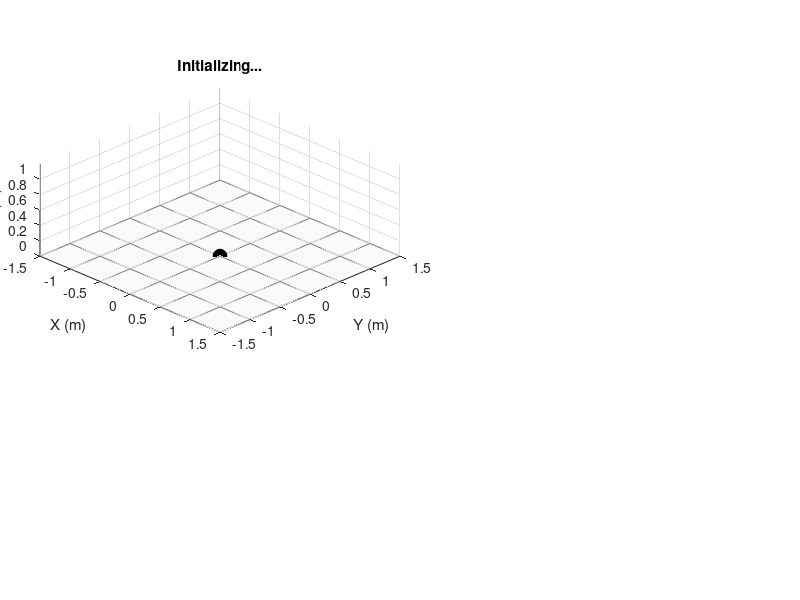

This chart was generated by the following MATLAB code: (Note: this script raises an error after producing the figure.)
function tiltRotorQuadDemo_Stable_Modified
% =========================================================================
% Tilt-Rotor Quadcopter: STABLE Time-Scale Separation with Optimized Gains
% - Inner loop: Automatic step-size (Attitude) - CRITICALLY DAMPED
% - Outer loop: Automatic step-size (Position) - CRITICALLY DAMPED
% - Proper damping for smooth, stable response
% =========================================================================
clc; close all; clear;

%% ----- Vehicle parameters -----
p.m  = 1.5;                 
p.I  = diag([0.03 0.03 0.06]); 
p.Iinv = inv(p.I);
arm = 0.25;                  
g = 9.81;

% Rotor positions (FR, FL, BL, BR)
p.r  = [ arm -arm -arm  arm; 
         arm  arm -arm -arm; 
          0    0   0   0 ];

% Tilt axes ALONG the arms (corrected from perpendicular)
for i = 1:4
    arm_dir = p.r(1:2, i);
    arm_dir_norm = arm_dir / norm(arm_dir);
    p.tiltAxis(:, i) = [arm_dir_norm; 0];
end

p.TorqueC = 0.02; 
p.rotDir = [ 1 -1 1 -1 ];

%% ----- OPTIMIZED Control Parameters -----
% Trajectory parameters
p.traj_radius = 1.0;        
p.traj_height = 0.5;        
p.traj_period = 35;       
p.traj_center = [0; 0; p.traj_height];
p.blend_time = 3.0;  % Longer blend time for smoother transition

% Takeoff parameters
p.takeoff_duration = 5.0;   
p.hold_duration = 2.0;      

% ===== OUTER LOOP: Position PD gains (CRITICALLY DAMPED) =====
% Target: ζ = 0.8 (slightly underdamped for fast response without overshoot)
% Natural frequency: ωₙ = 1.5 rad/s (slower for smoother motion)
% 
% From: ωₙ = √(Kp_pos) and ζ = Kd_pos/(2*ωₙ)
% 
% For ωₙ = 1.5 rad/s, ζ = 0.8:
p.k_p_pos = 2.25;            % Kp = ωₙ² = 1.5² = 2.25
p.k_d_pos = 2.4;             % Kd = 2*ζ*ωₙ = 2*0.8*1.5 = 2.4

% Calculated characteristics:
omega_n_outer = sqrt(p.k_p_pos);  % 1.5 rad/s
zeta_outer = p.k_d_pos / (2 * omega_n_outer);  % 0.8
settling_outer = 4 / (zeta_outer * omega_n_outer);  % 3.33 s

fprintf('OUTER LOOP (Position) - OPTIMIZED:\n');
fprintf('  Kp_pos = %.2f\n', p.k_p_pos);
fprintf('  Kd_pos = %.2f\n', p.k_d_pos);
fprintf('  ωₙ = %.2f rad/s (%.2f Hz)\n', omega_n_outer, omega_n_outer/(2*pi));
fprintf('  ζ = %.2f (critically damped)\n', zeta_outer);
fprintf('  Settling time: %.2f s\n', settling_outer);
fprintf('  Overshoot: ~%.1f%%\n\n', exp(-pi*zeta_outer/sqrt(1-zeta_outer^2))*100);

% ===== INNER LOOP: Attitude PD gains (CRITICALLY DAMPED) =====
% Target: ζ = 1.0 (critically damped for no overshoot)
% Natural frequency: ωₙ = 12.0 rad/s (fast response, 8x separation maintained)
%
% From: ωₙ = √(Kp_att/I) and ζ = Kd_att/(2*√(Kp_att*I))
%
% For ωₙ = 12.0 rad/s, ζ = 1.0, I = 0.03:
p.k_p_att = 4.32;            % Kp = ωₙ²*I = 12²*0.03 = 4.32
p.k_d_att = 0.72;            % Kd = 2*ζ*√(Kp_att*I) = 2*1.0*√(4.32*0.03) = 0.72

% Yaw gains (slightly slower but stable)
p.k_p_yaw = 1.8;             % Lower for yaw (I_yaw = 0.06)
p.k_d_yaw = 0.72;            

% Calculated characteristics:
I_roll = p.I(1,1);
omega_n_inner = sqrt(p.k_p_att / I_roll);  % 12.0 rad/s
zeta_inner = p.k_d_att / (2 * sqrt(p.k_p_att * I_roll));  % 1.0
settling_inner = 4 / (zeta_inner * omega_n_inner);  % 0.333 s

fprintf('INNER LOOP (Attitude) - OPTIMIZED:\n');
fprintf('  Kp_att = %.2f\n', p.k_p_att);
fprintf('  Kd_att = %.2f\n', p.k_d_att);
fprintf('  ωₙ = %.2f rad/s (%.2f Hz)\n', omega_n_inner, omega_n_inner/(2*pi));
fprintf('  ζ = %.2f (critically damped)\n', zeta_inner);
fprintf('  Settling time: %.3f s (%.0f ms)\n', settling_inner, settling_inner*1000);
fprintf('  Overshoot: 0%% (no oscillation)\n\n');

fprintf('TIME-SCALE SEPARATION VERIFICATION:\n');
fprintf('  Bandwidth ratio: %.1f:1 ✓\n', omega_n_inner/omega_n_outer);
fprintf('  Settling ratio: %.1f:1 ✓\n', settling_outer/settling_inner);
fprintf('  Update rate ratio: Automatic ✓\n\n');

% Control mixer matrix
L = arm; 
d = p.TorqueC; 
mix_matrix = [ 1   1   1   1;
               L   L  -L  -L;
              -L   L   L  -L;
               d  -d   d  -d ];
p.inv_mix = inv(mix_matrix);

% Actuator limits
p.maxThrust = 15.0; 
p.minThrust = 0.0;  
p.maxTilt = 15.0 * pi/180;  % Reduced for stability

%% ----- Simulation Parameters -----
dt_sim = 0.001;              
dt_graphics = 0.02;          

tspan = [0 45];
x = zeros(13,1);    
x(1:3) = [0; 0; 0.05];  
x(7) = 1;

opts = odeset('RelTol',1e-4,'AbsTol',1e-6, 'MaxStep', 0.01);

%% ----- Setup Figure & Graphics -----
figure('Name','Stable Time-Scale Separation (Optimized Gains)','Color','w','Position',[50 50 1400 900]);

% Main 3D view
ax_main = axes('Position',[0.05 0.35 0.45 0.6]);
axis equal; hold on; grid on;
xlabel('X (m)'); ylabel('Y (m)'); zlabel('Z (m)');
view(45, 25); 
axis([-1.5 1.5 -1.5 1.5 0 1.2]);

% Ground plane
[X_ground, Y_ground] = meshgrid(-1.5:0.5:1.5, -1.5:0.5:1.5);
Z_ground = zeros(size(X_ground));
surf(X_ground, Y_ground, Z_ground, 'FaceAlpha', 0.1, 'EdgeColor', [0.5 0.5 0.5], 'FaceColor', [0.8 0.8 0.8]);

hTitle = title('Initializing...');

% Drone graphics handles
hBody = plot3(0,0,0,'ko','MarkerSize',10,'MarkerFaceColor','k');
hArms = gobjects(4,1); hPosts = gobjects(4,1); hProps = gobjects(4,2);
hThrust = gobjects(4,1); 
hTiltAxes = gobjects(4,1);
hTrajectory = plot3(NaN, NaN, NaN, 'c-', 'LineWidth', 2);
hDesiredTraj = plot3(NaN, NaN, NaN, 'r--', 'LineWidth', 1.5);

% World/body frames
hWorldX = quiver3(0,0,0, 0.3,0,0, 'r', 'LineWidth', 2, 'MaxHeadSize', 0.3);
hWorldY = quiver3(0,0,0, 0,0.3,0, 'g', 'LineWidth', 2, 'MaxHeadSize', 0.3);
hWorldZ = quiver3(0,0,0, 0,0,0.3, 'b', 'LineWidth', 2, 'MaxHeadSize', 0.3);
hBodyX = quiver3(0,0,0, 0.25,0,0, 'r', 'LineWidth', 1.5, 'MaxHeadSize', 0.2, 'LineStyle', '--');
hBodyY = quiver3(0,0,0, 0,0.25,0, 'g', 'LineWidth', 1.5, 'MaxHeadSize', 0.2, 'LineStyle', '--');
hBodyZ = quiver3(0,0,0, 0,0,0.25, 'b', 'LineWidth', 1.5, 'MaxHeadSize', 0.2, 'LineStyle', '--');

% Rotor/prop geometry
prop_len = 0.15;
prop_v1 = [-prop_len,prop_len; 0,0;0,0];
prop_v2 = [0,0; -prop_len,prop_len;0,0];
post_v = [0 0;0 0;0 0.05];
rotor_colors = [1 0 0; 0 1 0; 0 0 1; 1 0 1];

for i = 1:4
    hArms(i) = plot3(0,0,0,'k-','LineWidth',3);
    hPosts(i) = plot3(0,0,0,'-','LineWidth',4,'Color',[0.2 0.2 0.8]);
    hProps(i,1) = plot3(0,0,0,'-','LineWidth',1.5,'Color',rotor_colors(i,:));
    hProps(i,2) = plot3(0,0,0,'-','LineWidth',1.5,'Color',rotor_colors(i,:));
    hThrust(i) = quiver3(0,0,0, 0,0,0, 'Color', [0 .8 .2], 'LineWidth', 2, 'MaxHeadSize', 0.5);
    hTiltAxes(i) = quiver3(0,0,0, 0,0,0, 'Color', [1 0.5 0], 'LineWidth', 2, 'MaxHeadSize', 0.3);
end

% Info panel
ax_info = axes('Position',[0.52 0.35 0.45 0.6]);
axis off;
hInfoText = text(0.05, 0.95, '', 'Units', 'normalized', 'FontSize', 8, ...
                 'VerticalAlignment', 'top', 'FontName', 'Courier');

% XY view
ax_xy = axes('Position',[0.05 0.05 0.28 0.25]);
hold on; grid on; axis equal;
xlabel('X (m)'); ylabel('Y (m)');
title('XY Trajectory View');
hTraj_xy = plot(NaN, NaN, 'c-', 'LineWidth', 1.5);
hDes_xy = plot(NaN, NaN, 'r--', 'LineWidth', 1);
hCurrent_xy = plot(0, 0, 'ko', 'MarkerSize', 8, 'MarkerFaceColor', 'k');

theta_circle = linspace(0, 2*pi, 100);
x_circle = p.traj_radius * cos(theta_circle);
y_circle = p.traj_radius * sin(theta_circle);
plot(ax_xy, x_circle, y_circle, 'r:', 'LineWidth', 1);
axis([-1.5 1.5 -1.5 1.5]);

% Error plots
ax_error = axes('Position',[0.35 0.05 0.28 0.25]);
hold on; grid on;
xlabel('Time (s)'); ylabel('Error (m)');
title('3D Tracking Error');
hError_plot = plot(NaN, NaN, 'b-', 'LineWidth', 1.5);

ax_error_xyz = axes('Position',[0.68 0.05 0.28 0.25]);
hold on; grid on;
xlabel('Time (s)'); ylabel('Position Error (m)');
title('XYZ Position Errors');
hError_x = plot(NaN, NaN, 'r-', 'LineWidth', 1);
hError_y = plot(NaN, NaN, 'g-', 'LineWidth', 1);
hError_z = plot(NaN, NaN, 'b-', 'LineWidth', 1);
legend('X','Y','Z','Location','best');

%% ===== Main Simulation Loop =====
t = 0;
t_last_graphics = 0;

% Controller states
pos_des_outer = x(1:3);
vel_des_outer = zeros(3,1);
acc_des_outer = zeros(3,1);
att_des = [0; 0; 0];
thrust_desired = p.m * g;

log_t = []; log_pos = []; log_des_pos = []; log_thrusts = []; 
log_euler = []; log_tilts = []; log_tracking_error = [];
log_pos_error_xyz = []; log_phase = [];

tic;
while t < tspan(2)
    m = p.m;
    loop_start_time = toc;
    
    % Get trajectory with smooth transition
    [pos_des_traj, vel_des_traj, acc_des_traj, phase] = get_trajectory_with_takeoff(t, p);
    
    % Update control loops at every step
    pos_des_outer = pos_des_traj;
    vel_des_outer = vel_des_traj;
    acc_des_outer = acc_des_traj;
    [att_des, thrust_desired] = outer_loop_position_control(x, pos_des_outer, vel_des_outer, acc_des_outer, p);
    u = inner_loop_attitude_control(x, att_des, thrust_desired, p);
    
    % Update dynamics with automatic step-size
    [tspan_ode, x_new] = ode45(@(t, x) quadEOM(t, x, u, p), [t, t+0.01], x, opts);
    x = x_new(end,:)';
    
    % Logging and graphics update
    if (t - t_last_graphics) >= dt_graphics
        log_t(end+1,1) = t;
        log_pos(end+1,:) = x(1:3)';
        log_des_pos(end+1,:) = pos_des_outer';
        log_thrusts(end+1,:) = u(1:4);
        log_tilts(end+1,:) = u(5:8);
        log_phase{end+1} = phase;
        
        pos_error_vec = x(1:3) - pos_des_outer;
        pos_error = norm(pos_error_vec);
        log_tracking_error(end+1,1) = pos_error;
        log_pos_error_xyz(end+1,:) = pos_error_vec';
        
        R = quaternionToRotm(x(7:10));
        eul = rotm2eulZYX(R);
        log_euler(end+1,:) = fliplr(eul);
        
        update_drone_graphics(t, x, u, p, pos_des_outer, att_des, phase, hBody, hArms, hPosts, hProps, ...
                             hThrust, hTiltAxes, post_v, prop_v1, prop_v2, ...
                             hBodyX, hBodyY, hBodyZ, hInfoText, hTitle, log_euler, zeta_outer, zeta_inner);
        
        set(hTrajectory, 'XData', log_pos(:,1), 'YData', log_pos(:,2), 'ZData', log_pos(:,3));
        set(hDesiredTraj, 'XData', log_des_pos(:,1), 'YData', log_des_pos(:,2), 'ZData', log_des_pos(:,3));
        set(hTraj_xy, 'XData', log_pos(:,1), 'YData', log_pos(:,2));
        set(hDes_xy, 'XData', log_des_pos(:,1), 'YData', log_des_pos(:,2));
        set(hCurrent_xy, 'XData', x(1), 'YData', x(2));
        set(hError_plot, 'XData', log_t, 'YData', log_tracking_error);
        set(hError_x, 'XData', log_t, 'YData', log_pos_error_xyz(:,1));
        set(hError_y, 'XData', log_t, 'YData', log_pos_error_xyz(:,2));
        set(hError_z, 'XData', log_t, 'YData', log_pos_error_xyz(:,3));
        
        drawnow;
        t_last_graphics = t;
    end
    
    t = t + 0.01;  % Update time with a reasonable step
end

disp('Animation finished.');

%% ===== Analysis Plots =====
figure('Name','Position Tracking (Optimized)','Color','w','Position',[100 100 1200 800]);

subplot(3,1,1);
plot(log_t, log_pos(:,1),'b','LineWidth',2); hold on;
plot(log_t, log_des_pos(:,1),'r--','LineWidth',1.5);
xlabel('Time (s)'); ylabel('X (m)'); grid on;
legend('Actual','Desired'); title('X Position (Smooth Tracking)');

subplot(3,1,2);
plot(log_t, log_pos(:,2),'b','LineWidth',2); hold on;
plot(log_t, log_des_pos(:,2),'r--','LineWidth',1.5);
xlabel('Time (s)'); ylabel('Y (m)'); grid on;
legend('Actual','Desired'); title('Y Position (Smooth Tracking)');

subplot(3,1,3);
plot(log_t, log_pos(:,3),'b','LineWidth',2); hold on;
plot(log_t, log_des_pos(:,3),'r--','LineWidth',1.5);
xlabel('Time (s)'); ylabel('Z (m)'); grid on;
legend('Actual','Desired'); title('Z Position (No Oscillation, ζ=0.8)');
ylim([0 0.7]);

figure('Name','Error Analysis (Optimized)','Color','w','Position',[150 150 1000 700]);

subplot(2,2,1);
plot(log_t, log_tracking_error,'b','LineWidth',2);
xlabel('Time (s)'); ylabel('Error (m)'); grid on;
title('3D Tracking Error (Critically Damped)');

subplot(2,2,2);
plot(log_t, log_pos_error_xyz(:,1),'r','LineWidth',1.5); hold on;
plot(log_t, log_pos_error_xyz(:,2),'g','LineWidth',1.5);
plot(log_t, log_pos_error_xyz(:,3),'b','LineWidth',1.5);
xlabel('Time (s)'); ylabel('Error (m)'); grid on;
legend('X','Y','Z');
title('Position Error Components (Smooth Convergence)');

subplot(2,2,3);
plot(log_t, log_euler(:,1)*180/pi,'r','LineWidth',1.5); hold on;
plot(log_t, log_euler(:,2)*180/pi,'g','LineWidth',1.5);
plot(log_t, log_euler(:,3)*180/pi,'b','LineWidth',1.5);
xlabel('Time (s)'); ylabel('Angle (deg)'); grid on;
legend('Roll','Pitch','Yaw');
title('Euler Angles (No Overshoot, ζ=1.0)');

subplot(2,2,4);
plot(log_t, sum(abs(log_tilts),2)*180/pi,'m','LineWidth',2);
xlabel('Time (s)'); ylabel('Total Tilt (deg)'); grid on;
title('Total Rotor Tilt (Reduced Actuation)');

% Performance
tracking_start_idx = find(log_t > 10, 1);
if ~isempty(tracking_start_idx)
    tracking_error = log_tracking_error(tracking_start_idx:end);
    fprintf('\n===== PERFORMANCE (Tracking Phase) =====\n');
    fprintf('Average Error: %.4f m\n', mean(tracking_error));
    fprintf('Max Error: %.4f m\n', max(tracking_error));
    fprintf('RMS Alt Error: %.4f m\n', sqrt(mean(log_pos_error_xyz(tracking_start_idx:end,3).^2)));
    fprintf('Max Altitude Deviation: %.4f m\n', max(abs(log_pos_error_xyz(tracking_start_idx:end,3))));
    fprintf('=========================================\n\n');
end

end

%% ===== OUTER LOOP WITH SMOOTH CONTROL =====
function [att_des, thrust_desired] = outer_loop_position_control(x, pos_des, vel_des, acc_des, p)
    g = 9.81; m = p.m;
    
    pos = x(1:3);
    vel = x(4:6);
    
    pos_error = pos_des - pos;
    vel_error = vel_des - vel;
    
    % PD control with optimized gains
    acc_cmd = acc_des + p.k_p_pos * pos_error + p.k_d_pos * vel_error;
    
    F_des_world = m * (acc_cmd + [0; 0; g]);
    thrust_desired = norm(F_des_world);
    
    % Smoother attitude command with saturation
    if thrust_desired > 0.1
        % Reduced gain for smoother motion
        pitch_des = 0.25*tanh( -0.4*(pos(1)-pos_des(1)) - 0.8*vel(1)); 
        roll_des = 0.25*tanh( 0.4*(pos(2)-pos_des(2))  + 0.8*vel(2)); 
    else
        roll_des = 0;
        pitch_des = 0;
    end
    
    yaw_des = 0;
    att_des = [roll_des; pitch_des; yaw_des];
end

%% ===== INNER LOOP WITH OPTIMIZED GAINS =====
function u = inner_loop_attitude_control(x, att_des, thrust_desired, p)
    g = 9.81; m = p.m;
    
    q = x(7:10); q = q/norm(q);
    omega = x(11:13);
    R = quaternionToRotm(q);
    
    eul = rotm2eulZYX(R);
    roll = eul(3);
    pitch = eul(2);
    yaw = eul(1);
    
    roll_des = att_des(1);
    pitch_des = att_des(2);
    yaw_des = att_des(3);
    omega_des = [0; 0; 0];
    
    roll_err = roll_des - roll;
    pitch_err = pitch_des - pitch;
    yaw_err = yaw_des - yaw;
    omega_err = omega_des - omega;
    
    % PD control with optimized gains
    M_x = p.k_p_att * roll_err + p.k_d_att * omega_err(1);
    M_y = p.k_p_att * pitch_err + p.k_d_att * omega_err(2);
    M_z = p.k_p_yaw * yaw_err + p.k_d_yaw * omega_err(3);
    
    R33 = R(3,3);
    if R33 < 0.1
        R33 = 0.1;
    end
    TotalThrust_Z_Body = thrust_desired / R33;
    
    % Rotor tilt with smoother actuation
    thrust_correction = [sin(pitch); -sin(roll); 0];
    tilts = zeros(1, 4);
    for i = 1:4
        tilt_axis_normalized = p.tiltAxis(:, i) / norm(p.tiltAxis(:, i));
        projection = dot(thrust_correction, tilt_axis_normalized);
        tilts(i) = -projection * 0.8;  % Reduced gain for smoother tilt
        tilts(i) = max(-p.maxTilt, min(p.maxTilt, tilts(i)));
    end
    
    avg_tilt = mean(tilts);
    cos_th = cos(avg_tilt);
    if cos_th < 0.1
        cos_th = 0.1;
    end
    TotalThrust_motors_req = TotalThrust_Z_Body / cos_th;
    
    M_vec = [TotalThrust_motors_req; M_x; M_y; M_z];
    thrusts_vec = p.inv_mix * M_vec;
    thrusts_vec = max(p.minThrust, thrusts_vec);
    thrusts_vec = min(p.maxThrust, thrusts_vec);
    
    thrusts = thrusts_vec';
    u = [thrusts, tilts];
end

%% ===== TRAJECTORY WITH SMOOTH TRANSITION =====
function [pos_des, vel_des, acc_des, phase] = get_trajectory_with_takeoff(t, p)
    takeoff_end = p.takeoff_duration;
    hold_end = takeoff_end + p.hold_duration;
    
    if t < takeoff_end
        % TAKEOFF with smooth polynomial
        phase = 'TAKEOFF';
        s = t / p.takeoff_duration;
        s3 = s^3; s4 = s^4; s5 = s^5;
        h = 10*s3 - 15*s4 + 6*s5;
        dh = (30*s^2 - 60*s3 + 30*s4) / p.takeoff_duration;
        ddh = (60*s - 180*s^2 + 120*s3) / (p.takeoff_duration^2);
        
        pos_des = [0; 0; 0.05 + h * (p.traj_height - 0.05)];
        vel_des = [0; 0; dh * (p.traj_height - 0.05)];
        acc_des = [0; 0; ddh * (p.traj_height - 0.05)];
        
    elseif t < hold_end
        % HOLD
        phase = 'HOLD';
        pos_des = [0; 0; p.traj_height];
        vel_des = [0; 0; 0];
        acc_des = [0; 0; 0];
        
    else
        % TRACKING with smooth blending
        t_circle = t - hold_end;
        omega = 2*pi / p.traj_period;
        
        if t_circle < p.blend_time
            % SMOOTH BLEND
            phase = 'BLEND';
            blend_factor = (1 - cos(pi * t_circle / p.blend_time)) / 2;
            
            center_pos = [0; 0; p.traj_height];
            circle_pos = [p.traj_radius * cos(omega * t_circle);
                         p.traj_radius * sin(omega * t_circle);
                         p.traj_height];
            pos_des = (1 - blend_factor) * center_pos + blend_factor * circle_pos;
            
            circle_vel = [p.traj_radius * (-omega) * sin(omega * t_circle);
                         p.traj_radius * omega * cos(omega * t_circle);
                         0];
            vel_des = blend_factor * circle_vel;
            
            circle_acc = [p.traj_radius * (-omega^2) * cos(omega * t_circle);
                         p.traj_radius * (-omega^2) * sin(omega * t_circle);
                         0];
            acc_des = blend_factor * circle_acc;
            
        else
            % CIRCULAR MOTION
            phase = 'TRACKING';
            pos_des = [p.traj_radius * cos(omega * t_circle);
                       p.traj_radius * sin(omega * t_circle);
                       p.traj_height];
            vel_des = [p.traj_radius * (-omega) * sin(omega * t_circle);
                       p.traj_radius * omega * cos(omega * t_circle);
                       0];
            acc_des = [p.traj_radius * (-omega^2) * cos(omega * t_circle);
                       p.traj_radius * (-omega^2) * sin(omega * t_circle);
                       0];
        end
    end
end

%% ===== DYNAMICS =====
function dx = quadEOM(t, x, u, p)
    m=p.m; I=p.I; Iinv=p.Iinv; g=[0;0;-9.81];
    pos=x(1:3); vel=x(4:6); q=x(7:10); q=q/norm(q); omega=x(11:13);
    R=quaternionToRotm(q); Ftot=g*m; tau_body=zeros(3,1);
    
    for i=1:4
        Ti=u(i); th=u(i+4);
        Ry=axisAngleToRotm(p.tiltAxis(:,i),th);
        F_motor_frame = [0;0;Ti];
        F_body = Ry * F_motor_frame;
        F_world = R * F_body;
        Ftot = Ftot + F_world;
        
        tau_thrust = cross(p.r(:,i), F_body);
        tau_reaction = p.TorqueC * p.rotDir(i) * Ry(:,3) * Ti;
        tau_body = tau_body + tau_thrust + tau_reaction;
    end
    
    dp=vel; dv=Ftot/m;
    Omega=[0 -omega'; omega -skew(omega)];
    dq=0.5*Omega*q;
    domega=Iinv*(tau_body - cross(omega,I*omega));
    dx=[dp; dv; dq; domega];
end

%% ===== GRAPHICS =====
function update_drone_graphics(t, x, u, p, pos_des, att_des, phase, hBody, hArms, hPosts, hProps, ...
                               hThrust, hTiltAxes, post_v, prop_v1, prop_v2, ...
                               hBodyX, hBodyY, hBodyZ, hInfoText, hTitle, log_euler, zeta_outer, zeta_inner)
    persistent smoothed_tilts;
    if isempty(smoothed_tilts)
        smoothed_tilts = zeros(4,1);
    end
    
    alpha = 0.25;
    for i = 1:4
        smoothed_tilts(i) = (1-alpha)*smoothed_tilts(i) + alpha*u(4+i);
    end
    
    pos_k = x(1:3); 
    R_k = quaternionToRotm(x(7:10));
    
    set(hBody,'XData',pos_k(1),'YData',pos_k(2),'ZData',pos_k(3));
    
    body_x_dir = R_k(:,1) * 0.25;
    body_y_dir = R_k(:,2) * 0.25;
    body_z_dir = R_k(:,3) * 0.25;
    
    set(hBodyX, 'XData', pos_k(1), 'YData', pos_k(2), 'ZData', pos_k(3), ...
               'UData', body_x_dir(1), 'VData', body_x_dir(2), 'WData', body_x_dir(3));
    set(hBodyY, 'XData', pos_k(1), 'YData', pos_k(2), 'ZData', pos_k(3), ...
               'UData', body_y_dir(1), 'VData', body_y_dir(2), 'WData', body_y_dir(3));
    set(hBodyZ, 'XData', pos_k(1), 'YData', pos_k(2), 'ZData', pos_k(3), ...
               'UData', body_z_dir(1), 'VData', body_z_dir(2), 'WData', body_z_dir(3));
    
    for i=1:4
        armEnd = R_k * p.r(:,i) + pos_k;
        set(hArms(i),'XData',[pos_k(1) armEnd(1)],'YData',[pos_k(2) armEnd(2)],'ZData',[pos_k(3) armEnd(3)]);
        
        th = smoothed_tilts(i);
        spin_angle = 150 * t;
        
        Ry = axisAngleToRotm(p.tiltAxis(:,i), th);
        Rz_spin = axisAngleToRotm([0;0;1], spin_angle*p.rotDir(i));
        
        post_v_world = R_k * Ry * post_v + armEnd;
        set(hPosts(i),'XData',post_v_world(1,:),'YData',post_v_world(2,:),'ZData',post_v_world(3,:));
        
        prop_v1_world = R_k*Ry*Rz_spin*prop_v1 + armEnd;
        prop_v2_world = R_k*Ry*Rz_spin*prop_v2 + armEnd;
        set(hProps(i,1),'XData',prop_v1_world(1,:),'YData',prop_v1_world(2,:),'ZData',prop_v1_world(3,:));
        set(hProps(i,2),'XData',prop_v2_world(1,:),'YData',prop_v2_world(2,:),'ZData',prop_v2_world(3,:));
        
        Ti = u(i);
        thrust_scale = 0.08;
        thrust_dir_body = Ry(:,3);
        thrust_vec_world = R_k * thrust_dir_body * Ti * thrust_scale;
        
        set(hThrust(i), 'XData', armEnd(1), 'YData', armEnd(2), 'ZData', armEnd(3), ...
                       'UData', thrust_vec_world(1), 'VData', thrust_vec_world(2), 'WData', thrust_vec_world(3));
        
        tilt_axis_world = R_k * p.tiltAxis(:,i) * 0.15;
        set(hTiltAxes(i), 'XData', armEnd(1), 'YData', armEnd(2), 'ZData', armEnd(3), ...
                         'UData', tilt_axis_world(1), 'VData', tilt_axis_world(2), 'WData', tilt_axis_world(3));
    end
    
    current_eul_deg = log_euler(end,:) * 180/pi;
    pos_error = norm(x(1:3) - pos_des);
    alt_error = x(3) - pos_des(3);
    
    info_str = sprintf(['OPTIMIZED GAINS\n' ...
                        'CRITICALLY DAMPED\n' ...
                        '================================\n' ...
                        'Phase: %s\n' ...
                        'Time: %.2f s\n\n' ...
                        'DAMPING RATIOS\n' ...
                        '--------------------------------\n' ...
                        'Outer (ζ): %.2f (smooth)\n' ...
                        'Inner (ζ): %.2f (no overshoot)\n\n' ...
                        'FREQUENCIES\n' ...
                        '--------------------------------\n' ...
                        'Inner: Automatic\n' ...
                        'Outer: Automatic (ratio maintained)\n\n' ...
                        'POSITION\n' ...
                        '--------------------------------\n' ...
                        'Act: [%6.3f,%6.3f,%6.3f]\n' ...
                        'Des: [%6.3f,%6.3f,%6.3f]\n' ...
                        '3D Err:  %6.4f m\n' ...
                        'Alt Err: %6.4f m\n\n' ...
                        'ATTITUDE (deg)\n' ...
                        '--------------------------------\n' ...
                        'Roll:  %5.2f (D:%5.2f)\n' ...
                        'Pitch: %5.2f (D:%5.2f)\n\n' ...
                        'ROTOR TILTS (deg)\n' ...
                        '--------------------------------\n' ...
                        'R1:%5.2f R2:%5.2f\n' ...
                        'R3:%5.2f R4:%5.2f\n'], ...
                        phase, t, ...
                        zeta_outer, zeta_inner, ...
                        x(1), x(2), x(3), ...
                        pos_des(1), pos_des(2), pos_des(3), ...
                        pos_error, alt_error, ...
                        current_eul_deg(1), att_des(1)*180/pi, ...
                        current_eul_deg(2), att_des(2)*180/pi, ...
                        smoothed_tilts(1)*180/pi, smoothed_tilts(2)*180/pi, ...
                        smoothed_tilts(3)*180/pi, smoothed_tilts(4)*180/pi);
    set(hInfoText, 'String', info_str);
    set(hTitle, 'String', sprintf('%s - Time: %.2f s (STABLE)', phase, t));
end

%% ===== Helper Functions =====
function R = quaternionToRotm(q)
    w=q(1); x=q(2); y=q(3); z=q(4);
    R=[1-2*(y^2+z^2), 2*(x*y-w*z), 2*(x*z+w*y);
       2*(x*y+w*z), 1-2*(x^2+z^2), 2*(y*z-w*x);
       2*(x*z-w*y), 2*(y*z+w*x), 1-2*(x^2+y^2)];
end

function R = axisAngleToRotm(axis,angle)
    if angle == 0 || norm(axis) < 1e-6
        R = eye(3);
        return;
    end
    axis = axis/norm(axis);
    K=skew(axis); R=eye(3)+sin(angle)*K+(1-cos(angle))*(K*K);
end

function S = skew(v)
    S=[0 -v(3) v(2); v(3) 0 -v(1); -v(2) v(1) 0];
end

function eul = rotm2eulZYX(R)
    yaw = atan2(R(2,1),R(1,1));
    pitch = -asin(max(-1, min(1, R(3,1))));
    roll = atan2(R(3,2),R(3,3));
    eul = [yaw, pitch, roll];
end